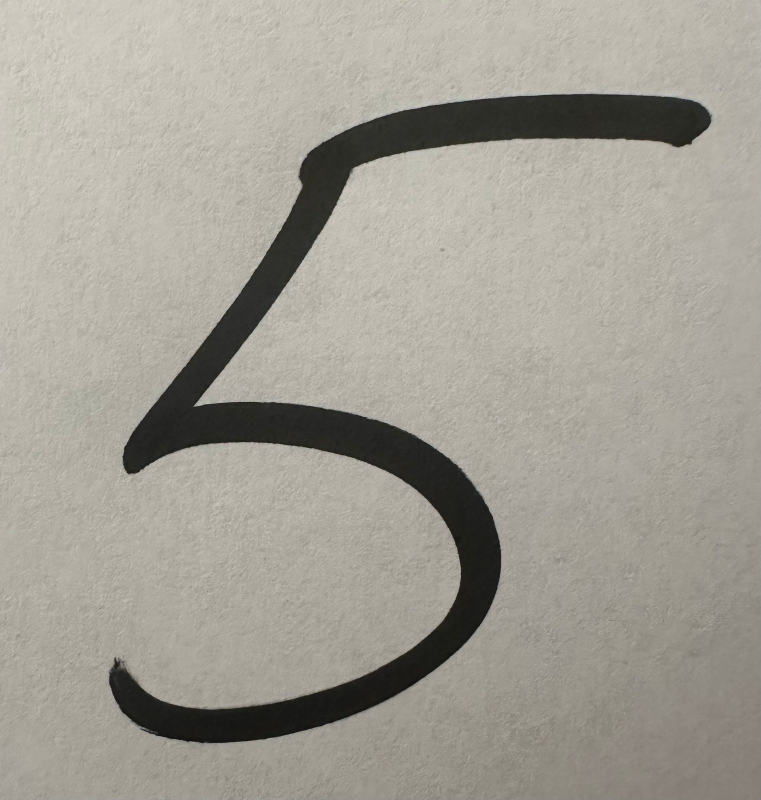
#> input picture imagenes_originales/cinco.jpeg, 1522 x 1600 px (shown at 1/2 size); its folder holds 2 pictures in this run
$ python 'numeros (Copy).py' --input imagenes_originales --output out.png
#> lines starting #> are read from the running program, lines starting #| are printed output that depends on the picture
import os
import cv2
import numpy as np
import argparse

def procesar_imagenes(carpeta_entrada, carpeta_salida):
    """Procesa imágenes de números escritos a mano y las guarda en formato .npy"""
#> called with carpeta_entrada = 'imagenes_originales', carpeta_salida = 'out.png'

    if not os.path.exists(carpeta_salida):
        os.makedirs(carpeta_salida)

    for archivo in os.listdir(carpeta_entrada):
        if archivo.endswith(('.png', '.jpg', '.jpeg')):
            ruta_imagen = os.path.join(carpeta_entrada, archivo)
            imagen = cv2.imread(ruta_imagen, cv2.IMREAD_GRAYSCALE)  # Cargar en escala de grises
#> imagen: shape (1600, 1522); min 0, max 222, mean 158.1

            # Verificar si la imagen se cargó correctamente
            if imagen is None:
                print(f"No se pudo cargar la imagen: {archivo}")
                continue

            # Redimensionar a 28x28 píxeles
            imagen = cv2.resize(imagen, (28, 28))
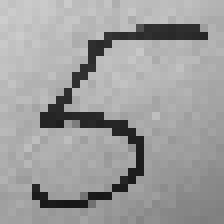
#> imagen: shape (28, 28) (shown 8 times larger); min 22, max 205, mean 157.5

            # Invertir colores (si el fondo es blanco y los números son negros)
            if np.mean(imagen) > 127:
                imagen = 255 - imagen
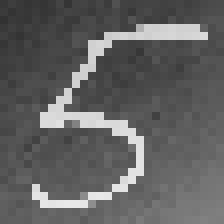
#> imagen: shape (28, 28) (shown 8 times larger); min 50, max 233, mean 97.5

            # Normalizar valores a rango [0,1]
            imagen = imagen.astype('float32') / 255.0

            # Agregar dimensión de batch y canal de color
            imagen = np.expand_dims(imagen, axis=0)  # Agregar batch
            imagen = np.expand_dims(imagen, axis=-1)  # Agregar canal

            # Guardar la imagen procesada
            nombre_salida = os.path.splitext(archivo)[0] + ".npy"
            ruta_salida = os.path.join(carpeta_salida, nombre_salida)
            np.save(ruta_salida, imagen)
            print(f"Imagen procesada y guardada: {ruta_salida}")
#> pass 2 of the loop in procesar_imagenes, `for archivo in os.listdir(carpeta_entrada):`:
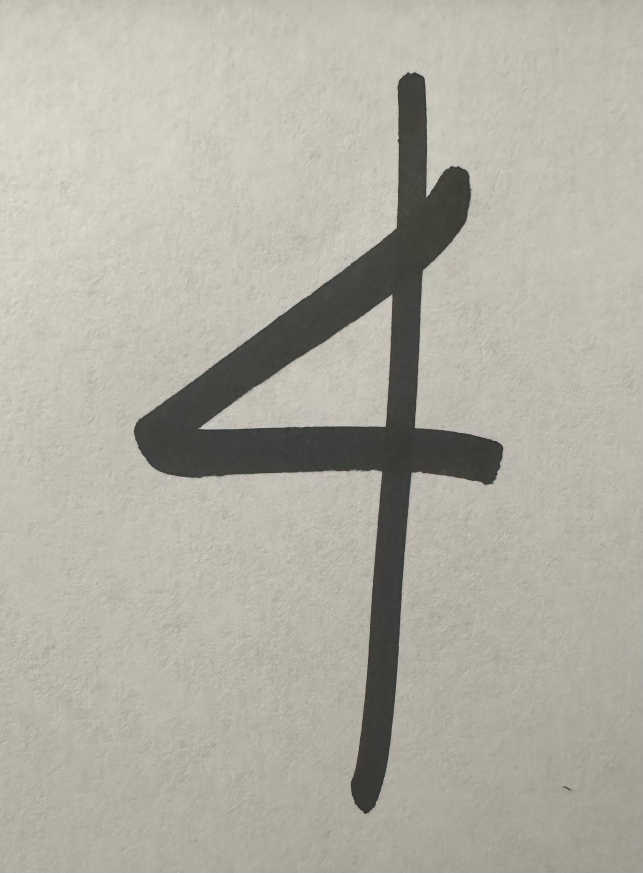
#> input picture imagenes_originales/cuatro.jpeg, 1927 x 2617 px (shown at 1/3 size)
#> in procesar_imagenes, `imagen = cv2.resize(imagen, (28, 28))`:
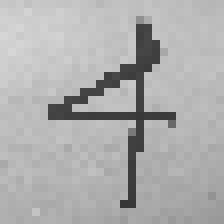
#> imagen: shape (28, 28) (shown 8 times larger); min 54, max 214, mean 174.4
#> in procesar_imagenes, `imagen = 255 - imagen`:
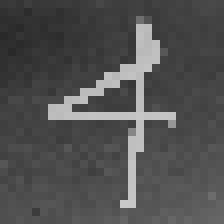
#> imagen: shape (28, 28) (shown 8 times larger); min 41, max 201, mean 80.6

if __name__ == "__main__":
    parser = argparse.ArgumentParser(description="Procesar imágenes de números escritos a mano para modelos de MNIST")
    parser.add_argument("--input", type=str, required=True, help="Carpeta de entrada con imágenes")
    parser.add_argument("--output", type=str, required=True, help="Carpeta de salida para imágenes procesadas")
    args = parser.parse_args()

    procesar_imagenes(args.input, args.output)
